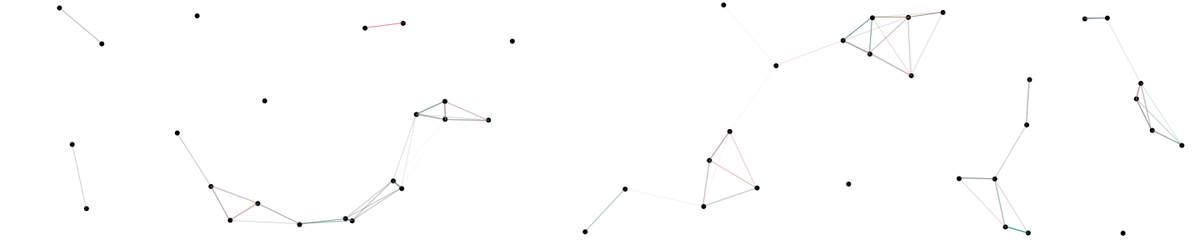
Frame 1 (no input)
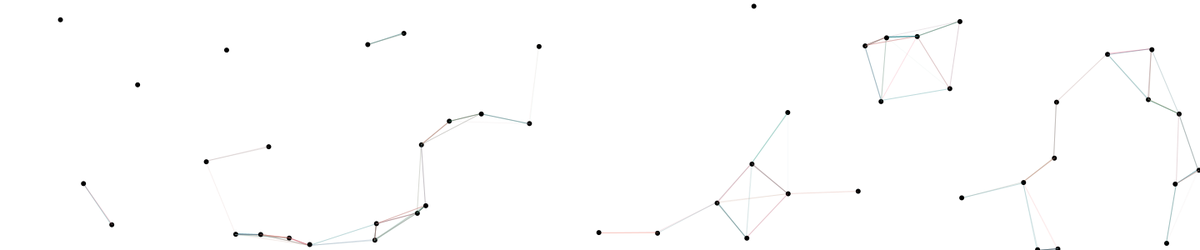
Frame 60 (the mouse pressed at the canvas centre just before this capture)
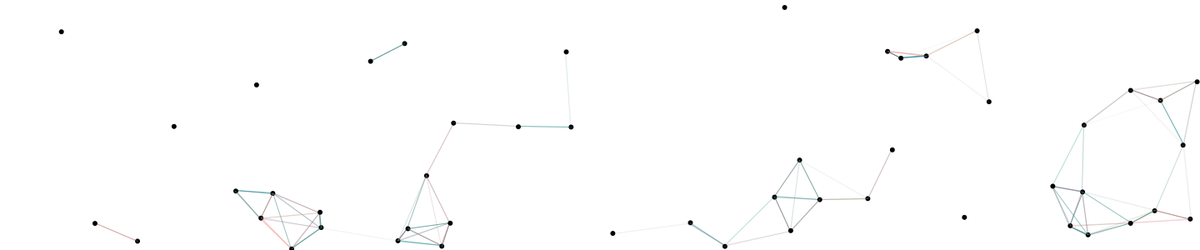
Frame 120 (the mouse held since frame 60 and released just before this capture)

The Processing sketch that drew these frames (run headless with seeded random() and noise(); from frame 60 on, the mouse is pressed at the canvas centre):

// Processing sketch: midterm9
// ── midterm9.pde
cycle[] Balls = new cycle[50];
cycle partA;
cycle partB;
float minDist= 100;
float springAmount = 1; //<>//

int b;

void setup(){
 size(1440,300);
 frameRate(200);
 for(int i=0; i<Balls.length ; i++){
   Balls[i] = new cycle();
 }
}
  
void draw(){
  background(255);
  for(int i=0; i<Balls.length; i++){
    partA = Balls[i];
    for(int b = 0; b < Balls.length; b++){           
      partB = Balls[b];
      
      if (dist(partA.x,partA.y,partB.x,partB.y)< minDist){
      float dx = partB.x-partA.x;
      float dy = partB.y-partA.y;
      float dist = sqrt(dx*dx + dy*dy); 
      stroke(color(random(0,250),random(110,150),random(110,150), 255 - 255 * (dist/ minDist)));
      //stroke(color(0, 255 - 255 * (dist/ minDist)));
      line(partA.x,partA.y,partB.x,partB.y);
      
      }
 
    } 
  
  Balls[i].update();
  Balls[i].show();
  Balls[i].bounce();
  println(i);
    }
   }
  
//void spring(cycle partA, cycle partB) {
//  float dx = partB.x - partA.x;
//  float dy = partB.y - partA.y;
//  float dist = sqrt(dx * dx + dy * dy);
//  if (dist < minDist) {
//    strokeWeight(1);
//    stroke(color(#000000, 255 - 255 * (dist / minDist)));
//    line(partA.x, partA.y, partB.x, partB.y);
//    float ax = dx * springAmount;
//    float ay = dy * springAmount;
//    partA.sx += ax;
//    partA.sy += ay;
//    partB.sx -= ax;
//    partB.sy -= ay;
//  }
//}  

  
// ── cycle.pde
float d;


class cycle{
  public float x ;
  public float y ;
  public float sx ;
  public float sy ;
  
cycle(){
   x = random(0,width);
   y = random(0,height);
   sy = random(0,1);
   sx = random(0,1);
} 


 void update(){
     x += sx;
     y += sy;     
   }
  
  
  
  void show(){
    noStroke(); 
    fill(0);
    ellipse(x,y,6,6);  
   
  }

   void bounce(){   
        if(x>width || x<0){
           sx = sx*-1;
   }    
        if(y>height || y<0){
           sy = sy*-1;
   }
   
   
}

 
 
 


  


}
